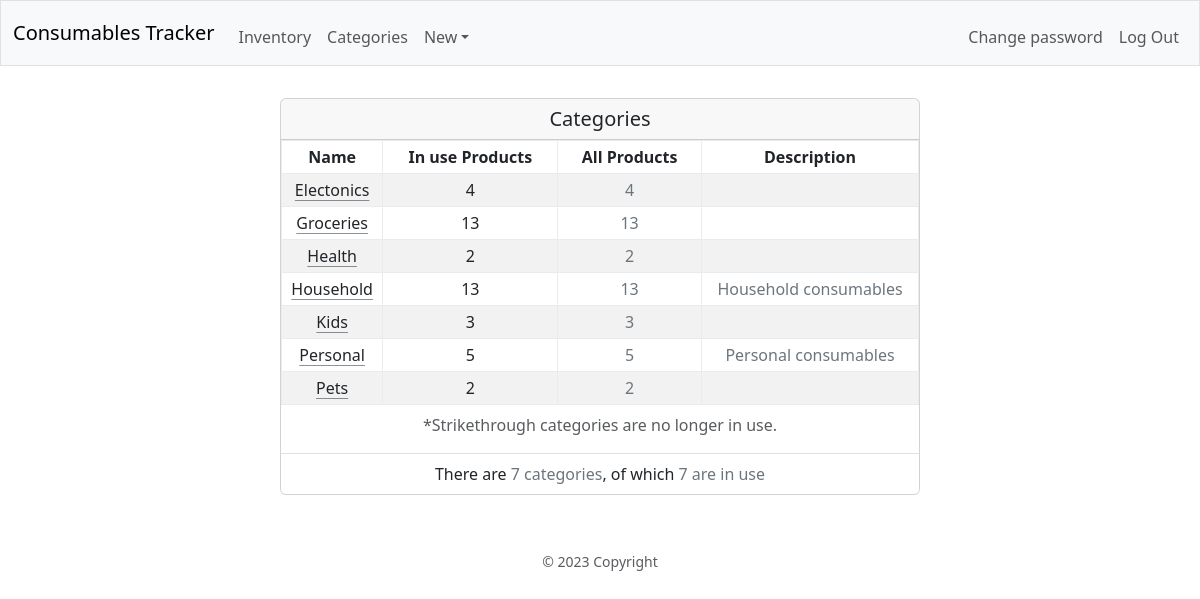
Before: /category/categories (signed in) with the older database file.
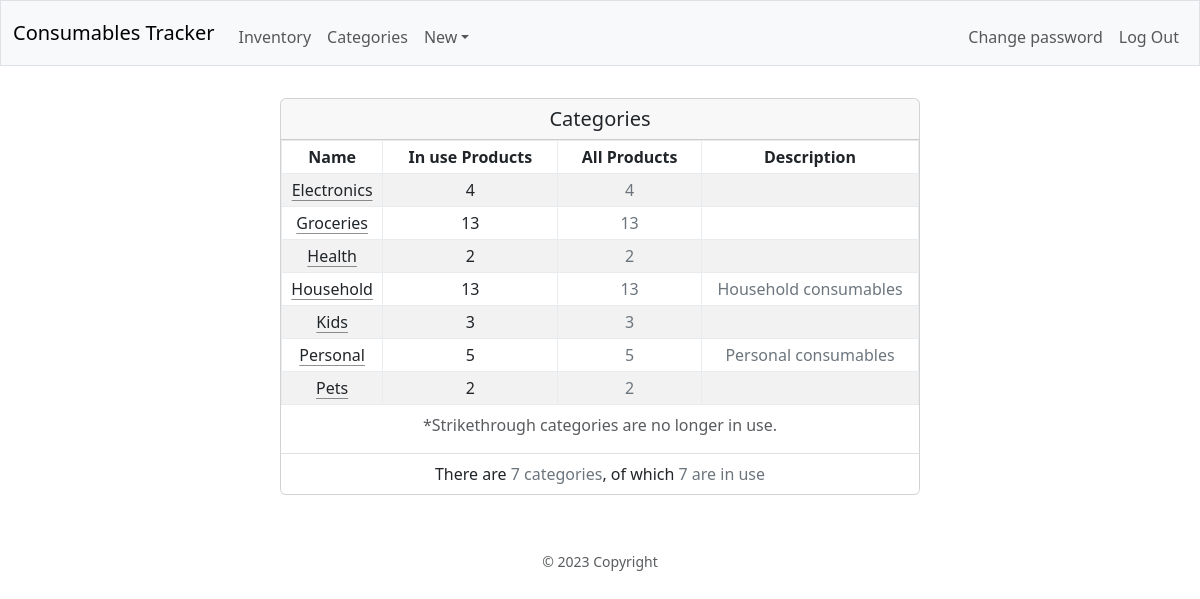
After: the same page with the newer database file.
### database.py (models this page shows, shortened)
class Base(MappedAsDataclass, DeclarativeBase):
    id: Mapped[int] = mapped_column(init=False, primary_key=True)
    name: Mapped[str] = mapped_column(unique=True)

class Category(Base):
    products: Mapped[List["Product"]] = relationship(
        default_factory=list, back_populates="category", repr=False)
    in_use: Mapped[bool] = mapped_column(default=True)
    description: Mapped[Optional[str]] = mapped_column(
        default="", repr=False)
    @property
    def in_use_products(self) -> int:
        with dbSession() as db_session:
            return db_session.scalar(select(func.count(Product.id)).\
                filter_by(category_id=self.id, in_use=True))
    @property
    def all_products(self) -> int:
        with dbSession() as db_session:
            return db_session.scalar(select(func.count(Product.id)).\
                filter_by(category_id=self.id))

### blueprints/cat/cat.py (the view)
@cat_bp.route("/categories")
def categories():
    with dbSession() as db_session:
        categories = db_session.scalars(
                select(Category).
                order_by(Category.in_use.desc(), func.lower(Category.name)).
                options(joinedload(Category.products), raiseload("*"))
                ).unique().all()
        stats = {
                "all_categories": db_session.\
                        scalar(select(func.count(Category.id))),
                "in_use_categories": db_session.\
                        scalar(select(func.count(Category.id)).\
                        filter_by(in_use=True)),
        }
    return render_template(
        "cat/categories.html",
        categories=categories,
        stats=stats)

### app.py (called while the page is built)
@app.context_processor
def inject_now():
    return {'now': datetime.utcnow()}

### blueprints/cat/cat.py (called while the page is built)
@cat_bp.before_request
@admin_required
def admin_logged_in():
    pass

### helpers.py (called while the page is built)
def admin_required(f):
    @wraps(f)
    def decorated_function(*args, **kwargs):
        if not session.get("user_id") or not session.get("admin"):
            flash("You have to be an admin...", "warning")
            return redirect(url_for("auth.login"))
        return f(*args, **kwargs)
    return decorated_function

### blueprints/cat/templates/cat/categories.html (shortened to what this page needs)
{% extends "layout.html" %}
{% block main %}
<div class="card mx-auto mb-3" style="max-width: 40rem;">
    <div class="card-header h5 py-2">
        Categories
    </div>
    <ul class="list-group list-group-flush">
        <li class="list-group-item p-0">
            <div class="table-responsive mx-auto" style="width: auto;">
                <table class="table align-middle table-sm table-hover table-bordered border-light-subtle table-striped">
                    <caption class="text-center pb-0">*Strikethrough categories are no longer in use.</caption>
                    <thead>
                        <tr>
                            <th class="px-3">Name</th>
                            <th class="px-3">In use Products</th>
                            <th class="px-3">All Products</th>
                            <th class="px-3">Description</th>
                        </tr>
                    <tbody>
                        {% for category in categories %}
                        <tr>
                            <td><span class="{% if not category.in_use %}text-decoration-line-through{% endif %}"><a class="link-dark link-offset-2 link-underline-opacity-50 link-underline-opacity-100-hover" href="{{ url_for('cat.edit_category', category=category.name) }}">{{ category.name }}</a></span></td>
                            <td>{{ category.in_use_products }}</td>
                            <td class="text-secondary">{{ category.all_products }}</td>
                            <td class="text-secondary">{{ category.description }}</td>
                        </tr>
                        {% endfor %}
                    </tbody>
                    </thead>
                </table>
            </div>
        </li>
        <li class="list-group-item">
            There are <span class="text-secondary">{{ stats.all_categories }} categories</span>, of which <span class="text-secondary">{{ stats.in_use_categories }} are in use</span>
        </li>
    </ul>
</div>
{% endblock %}

### templates/layout.html (shortened to what this page needs)
<!DOCTYPE html>
<html lang="en">
<head>
    <link href="https://cdn.jsdelivr.net/npm/bootstrap@5.3.0/dist/css/bootstrap.min.css" rel="stylesheet">
    <link href="/static/styles.css" rel="stylesheet">
</head>
<body>
    <nav class="bg-light border navbar navbar-expand-md navbar-light">
        <div class="container-fluid">
            <a class="navbar-brand " href="/">Consumables Tracker</a>
            <div class="collapse navbar-collapse" id="navbar">
                {% if session["user_id"] %}
                    <ul class="navbar-nav me-auto mt-2">
                        <li class="nav-item"><a class="nav-link" href={{ url_for("inv.inventory") }}>Inventory</a></li>
                        {% if session["admin"] %}
                        <li class="nav-item"><a class="nav-link" href={{ url_for("cat.categories") }}>Categories</a></li>
                        <li class="nav-item dropdown">
                            <a class="nav-link dropdown-toggle" href="#" role="button" data-bs-toggle="dropdown" aria-expanded="false">New</a>
                        </li>
                        {% endif %}
                    </ul>
                    <ul class="navbar-nav ms-auto mt-2">
                        <li class="nav-item"><a class="nav-link" href={{ url_for("auth.change_password") }}>Change password</a></li>
                        <li class="nav-item"><a class="nav-link" href={{ url_for("auth.logout") }}>Log Out</a></li>
                    </ul>
                {% else %}
                    <ul class="navbar-nav ms-auto mt-2">
                        <li class="nav-item"><a class="nav-link" href={{ url_for("auth.register") }}>Register</a></li>
                        <li class="nav-item"><a class="nav-link" href={{ url_for("auth.login") }}>Log In</a></li>
                    </ul>
                {% endif %}
            </div>
        </div>
    </nav>
    <main class="container-fluid py-3 text-center">
        {% block main %}
        {% endblock %}
    </main>
    <footer class="mt-4 small text-center text-muted">
        © {{ now.year }} Copyright
    </footer>
</body>
</html>

Changed rows visible on the page:
changed Category: name "Electonics" → "Electronics"
